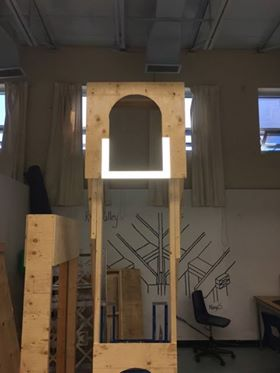
//> input picture target.jpg, 280 x 373 px
$ ./main   (built with g++ and OpenCV 4)
//> lines starting //> are read from the running program, lines starting //| are printed output that depends on the picture; after the words box and inside, x2 and y2 are one past the last pixel; in counts of white or black regions, pixels touching at a corner belong together
#include "opencv2/highgui.hpp"
#include "opencv2/objdetect.hpp"
#include "opencv2/imgproc.hpp"

#include <iostream>

using namespace cv;
using namespace std;

int main() {
	Mat frame = imread("target.jpg");
//> frame is the input picture: 373 rows x 280 cols, CV_8UC3; mean B, G, R 60.4, 72.6, 83.9
	// Mat frameHLS;
	Mat upper_bound, lower_bound;
	Mat filtered;

	namedWindow("Stronghold Track");

	// cvtColor(frame, frameHLS, CV_BGR2HLS);

	inRange(frame, Scalar(240, 240, 240), Scalar(255, 255, 255), filtered);
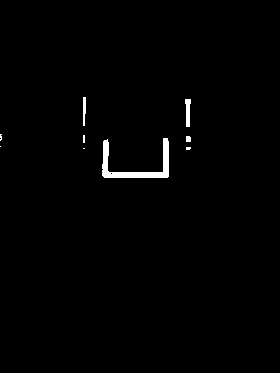
//> filtered: 373 rows x 280 cols, CV_8UC1; 1% white; 9 white regions (5 under 20 px)
	//inRange(frame, Scalar(0, 90, 0), Scalar(0, 100, 0), upper_bound);

	// addWeighted(lower_bound, 1.0, upper_bound, 1.0, 0.0, filtered);
	//GaussianBlur(filtered, filtered, cv::Size(9, 9), 2, 2);

	// Find contours
	int largest_area = 0;
    int largest_contour_index = 0;
    Rect bounding_rect;
	vector<vector<Point> > contours;
	vector<Vec4i> hierarchy;
    findContours(filtered, contours, hierarchy, CV_RETR_CCOMP, CV_CHAIN_APPROX_SIMPLE);
//> contours = 10 contours, 7 with area under 20; largest, box (x1, y1, x2, y2) and area: (102, 138, 169, 178) 647, (185, 99, 191, 127) 90, (83, 97, 86, 126) 44
    for( int i = 0; i< contours.size(); i++ )
    {
        //  Find the area of contour
        double a = contourArea(contours[i], false);
        if(a > largest_area) {
            largest_area = a;
            // Store the index of largest contour
            largest_contour_index = i;
            // Find the bounding rectangle for biggest contour
            bounding_rect = boundingRect(contours[i]);
        }
    }
//> this loop made 10 passes
//> (a, largest_area, bounding_rect) on pass 4: (647, 647, Rect(102, 138, 67, 40))
//> a on passes 1, 3, 5, 6, 7, 8: 0, 0, 2, 19.5, 7, 3.5
//> after the loop, largest_area = 647; largest_contour_index = 3

    rectangle(frame, bounding_rect,  Scalar(0,255,0), 2, 8, 0);
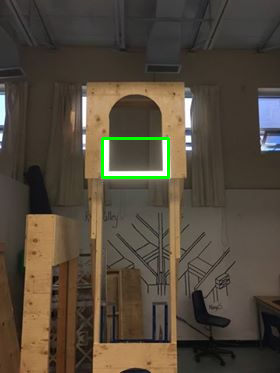
//> frame: 373 rows x 280 cols, CV_8UC3; 0.6% of pixels changed, all inside (x1, y1, x2, y2) = (101, 137, 170, 179)

	imshow("Stronghold Track", frame);
	waitKey();

	return 0;
}
